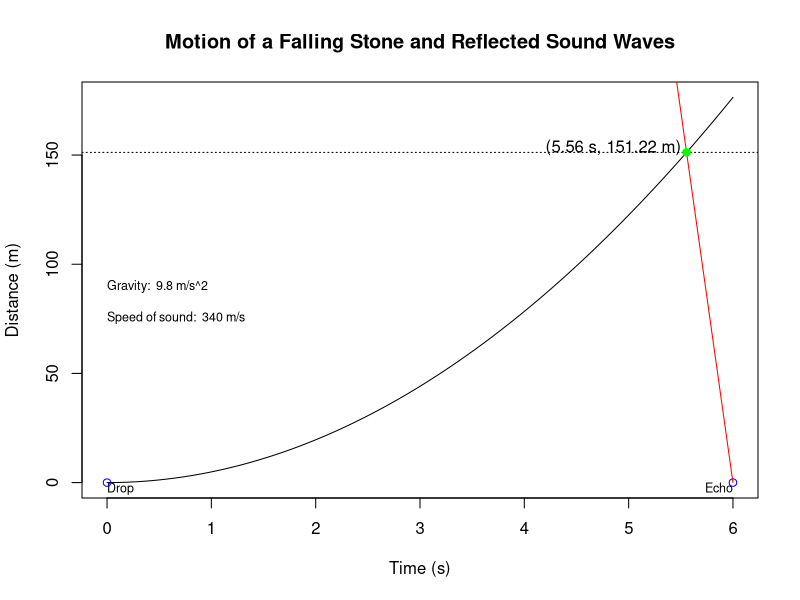

Recreate this plot in R.
#!/usr/bin/env Rscript
# get filename to work on
# test if there is at least one argument: if not, return an error
if (interactive()) {
  interactive <- interactive()
  #probably running on my laptop so set these manually for testing through gui (rstudio)
  filename <- "stoneDrop.svg"
  setwd("/Users/seandonnellan/Documents/Github/donnels/r/data")
} else {
  #probably running in a docker or similar
  args <- commandArgs(trailingOnly = TRUE)
  if (length(args)==0) {
    stop("At least one argument must be supplied (input file)", call.=FALSE)
  } else {
    filename <- args[1]
  }
}
svg(file = filename )

vars <- data.frame( echo = 6, g = 9.8, v_snd = 340)
t <- seq(0, vars$echo , length.out = 10000) # time interval of ECHO seconds and n points
df <- data.frame( t = t,
  ix_sound = rev(vars$v_snd * t), # ... and the sound backwards in time
  x = 1/2 * vars$g * t^2 ) # Calculate distance traveled by the stone forwards in time ... 
# Plot the motion of the stone 
plot(df$t, df$x, type = "l", xlab = "Time (s)", ylab = "Distance (m)",
     main = "Motion of a Falling Stone and Reflected Sound Waves")
text(0, 0, "Drop", adj = c(0,1), cex = .75) # the dropping point
points(0, 0, col="blue") # drop label
text(vars$echo, 0, "Echo", adj = c(1,1), cex = .75) # the sound heard
points(vars$echo, 0, col="blue") # echo label
lines(df$t, df$ix_sound, col = "red") # plot Sound running back in time
df$diff_dist <- abs(df$x - df$ix_sound) # Calculate the difference between the distances traveled
result <- data.frame( x_t = df$t[which.min(df$diff_dist)], x_m = df$x[which.min(df$diff_dist)] )
abline(h = result$x_m, lty="dotted") # plot the y intersect
points(result$x_t, result$x_m, col="green", pch=19) # plot the intersect point
text(result$x_t, result$x_m, sprintf("(%.2f s, %.2f m) ", result$x_t, result$x_m), adj=c(1,0)) # add the label
text(0, (max(df$x)/2), paste("Gravity: ", vars$g, "m/s^2"), adj=c(0,0), cex = .75) # add var values
text(0, (max(df$x)/2.25), paste("Speed of sound: ", vars$v_snd, "m/s"), adj=c(0,1), cex = .75) # add var values

dev.off()